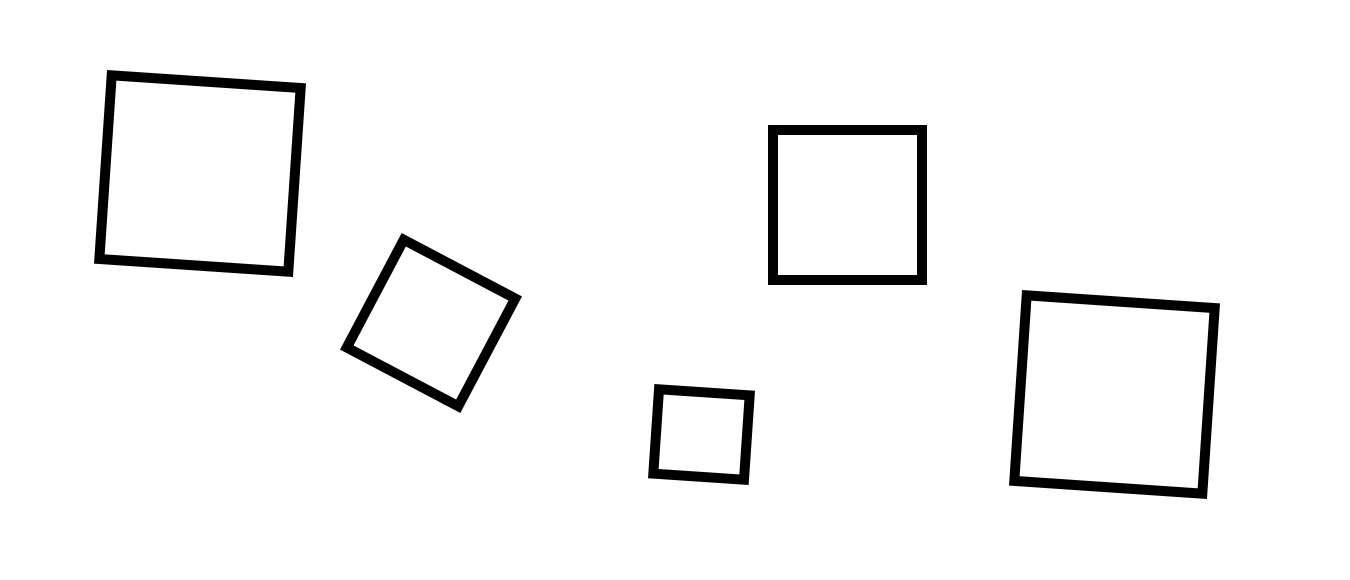
#> input picture squares3.png, 1350 x 580 px
$ python CntEdu.py
#> lines starting #> are read from the running program, lines starting #| are printed output that depends on the picture; after the words box and inside, x2 and y2 are one past the last pixel; in counts of white or black regions, pixels touching at a corner belong together
import cv2
import numpy as np


def is_square(contour, epsilon=0.05):
    # Approximate the contour shape
    approx = cv2.approxPolyDP(contour, epsilon * cv2.arcLength(contour, True), True)

    # A square will have 4 vertices
    if len(approx) == 4:
        # Check if the approximated contour forms a convex shape
        if cv2.isContourConvex(approx):
            # Calculate the lengths of each side and ensure they are approximately equal
            sides = [np.linalg.norm(approx[i] - approx[(i + 1) % 4]) for i in range(4)]
            max_side = max(sides)
            min_side = min(sides)
            if max_side - min_side < 0.1 * max_side:  # 10% tolerance on side lengths
                return True
    return False


def count_squares(image_path):
    # Load the image
#> called with image_path = 'squares3.png'
    image = cv2.imread(image_path)
#> image is the input picture: shape (580, 1350, 3); min 0, max 255, mean 245.4
    if image is None:
        print("Error: Image not found.")
        return

    # Convert to grayscale and blur
    gray = cv2.cvtColor(image, cv2.COLOR_BGR2GRAY)
    blurred = cv2.GaussianBlur(gray, (5, 5), 0)

    # Edge detection using Canny
    edges = cv2.Canny(blurred, 50, 150)
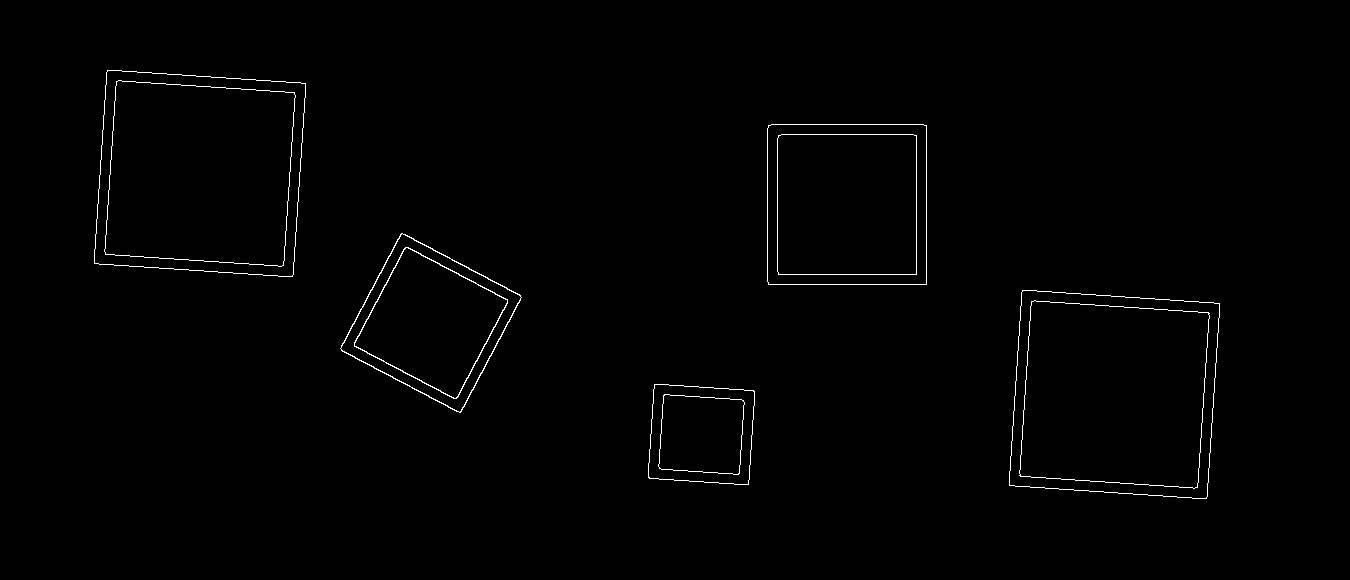
#> edges: shape (580, 1350); 0.79% white in thin lines or dots, all inside (x1, y1, x2, y2) = (94, 70, 1220, 499)

    # Find contours
    contours, _ = cv2.findContours(edges, cv2.RETR_EXTERNAL, cv2.CHAIN_APPROX_SIMPLE)
#> contours = 5 contours; box (x1, y1, x2, y2) and area: (1009, 290, 1220, 499) 38878, (94, 70, 306, 277) 38698, (767, 124, 927, 285) 25429, (340, 233, 522, 413) 18056, (648, 384, 755, 485) 9521

    square_count = 0

    # Loop through contours to find squares
    for contour in contours:
        if is_square(contour):
            square_count += 1
            # Draw the square on the original image
            cv2.drawContours(image, [contour], 0, (0, 255, 0), 3)
#> this loop made 5 passes
#> (approx in is_square, sides in is_square, max_side in is_square, min_side in is_square) on passes 1 to 5: ([[654, 384], [648, 477], [748, 484], [754, 391]], [93.19, 100.2, 93.19, 100.2], 100.2, 93.19), ([[1022, 290], [1009, 485], [1206, 498], [1219, 303]], [195.4, 197.4, 195.4, 197.4], 197.4, 195.4), ([[401, 233], [340, 348], [460, 412], [521, 297]], [130.2, 136, 130.2, 136], 136, 130.2), ([[768, 125], [768, 284], [926, 284], [926, 125]], [159, 158, 159, 158], 159, 158), ([[107, 70], [94, 263], [292, 276], [305, 83]], [193.4, 198.4, 193.4, 198.4], 198.4, 193.4)
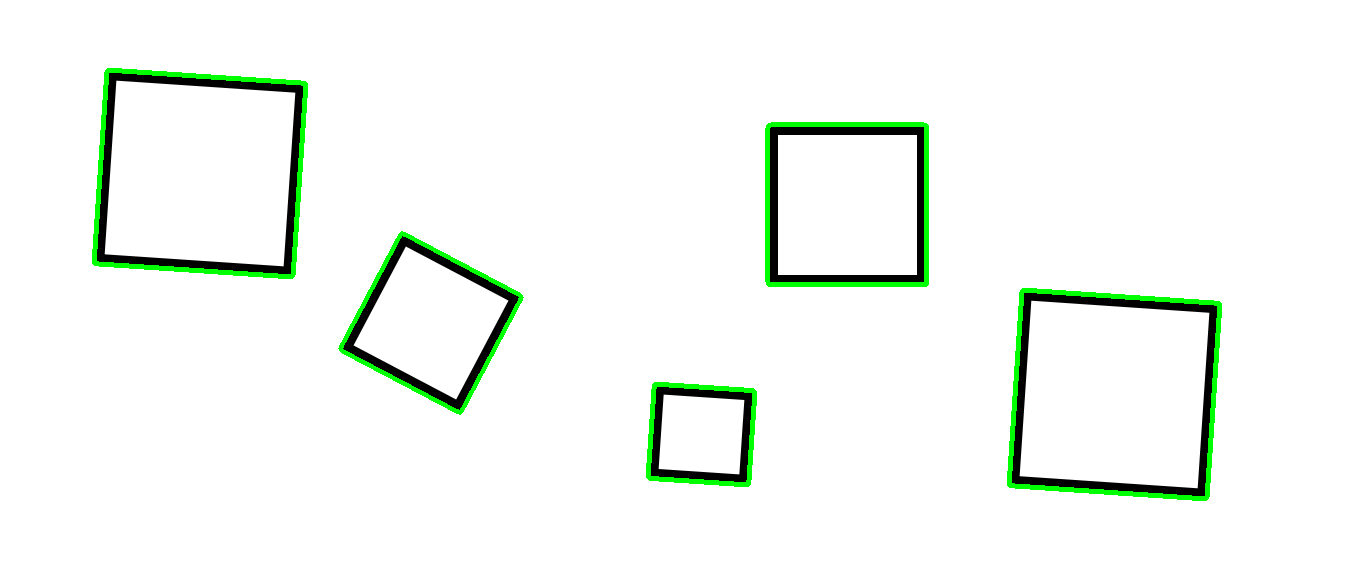
#> image: shape (580, 1350, 3); 1.95% of pixels changed, all inside (x1, y1, x2, y2) = (92, 68, 1222, 501)
#> after the loop, square_count = 5

    # Display the result
    print(f"Number of squares detected: {square_count}")
#| Number of squares detected: 5
    cv2.imshow("Detected Squares", image)
    cv2.waitKey(0)
    cv2.destroyAllWindows()


# Example usage
image_path = 'squares3.png'
count_squares(image_path)

$ run again, with squares2.png copied over squares3.png
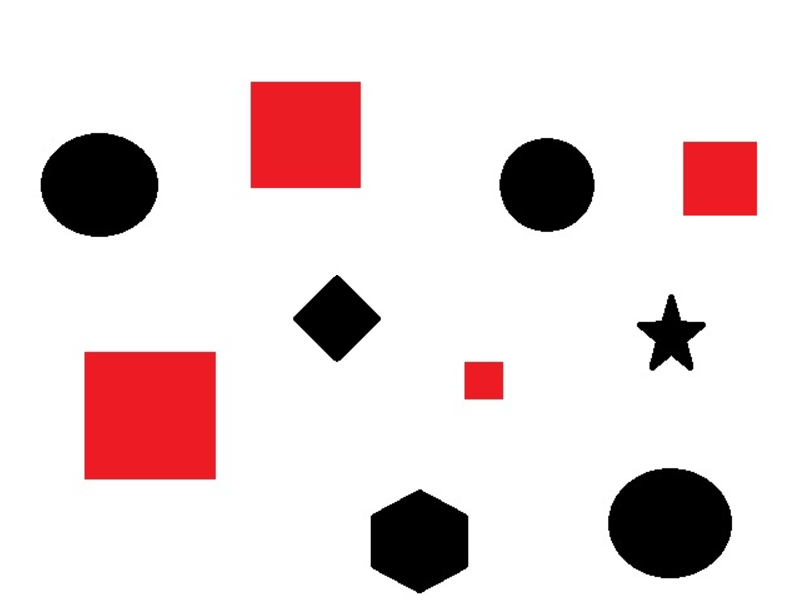
#> input picture squares2.png, 786 x 612 px
#> in count_squares, image is the input picture: shape (612, 786, 3); mean B, G, R 217.1, 216.4, 231.6
#> in count_squares, `edges = cv2.Canny(blurred, 50, 150)`:
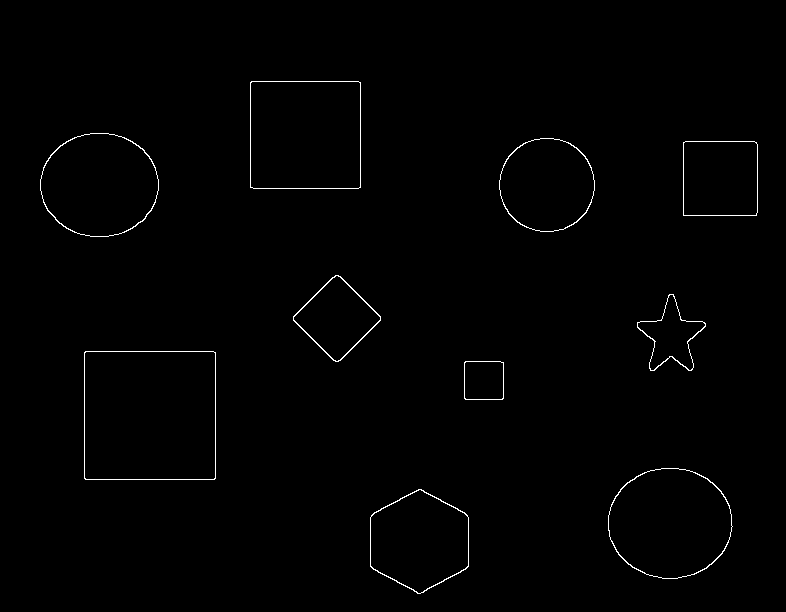
#> edges: shape (612, 786); 0.76% white in thin lines or dots, all inside (x1, y1, x2, y2) = (40, 81, 758, 594)
#> contours = 10 contours; largest, box (x1, y1, x2, y2) and area: (84, 351, 216, 480) 16765, (250, 81, 361, 189) 11764, (608, 468, 733, 579) 10720, (40, 133, 159, 237) 9606, (370, 489, 469, 594) 7721
#> the loop in count_squares, `for contour in contours:` made 10 passes
#> (approx in is_square, sides in is_square, max_side in is_square, min_side in is_square) on passes 2, 3, 4, 6: ([[650, 470], [610, 539], [694, 574], [729, 505]], [79.76, 91, 77.37, 86.41], 91, 77.37), ([[465, 361], [464, 398], [502, 399], [503, 362]], [37.01, 38.01, 37.01, 38.01], 38.01, 37.01), ([[84, 352], [85, 479], [215, 478], [215, 352]], [127, 130, 126, 131], 131, 126), ([[335, 275], [293, 320], [338, 361], [380, 316]], [61.55, 60.88, 61.55, 60.88], 61.55, 60.88)
#> after the loop in count_squares, `for contour in contours:`:
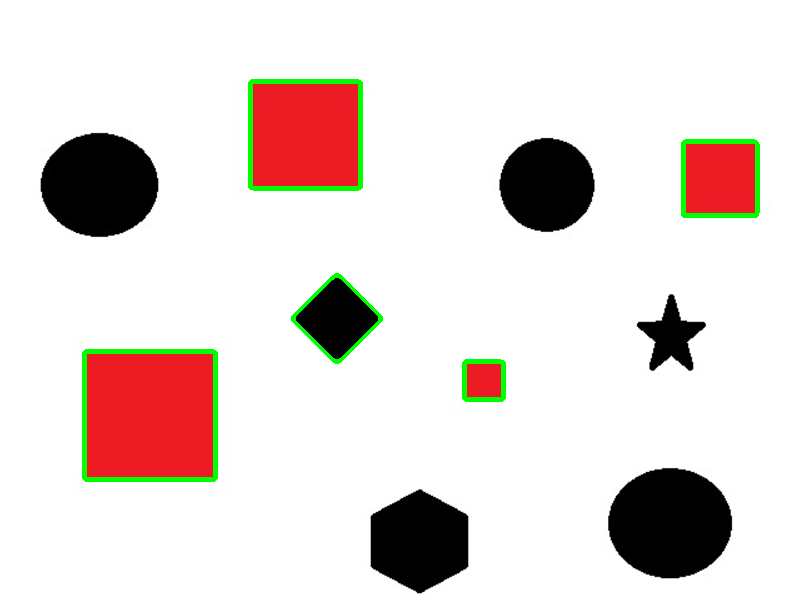
#> image: shape (612, 786, 3); 1.62% of pixels changed, all inside (x1, y1, x2, y2) = (82, 79, 760, 482)
#> after the loop in count_squares, `for contour in contours:`: square_count = 5
#| Number of squares detected: 5

$ run again, with squares.png copied over squares3.png
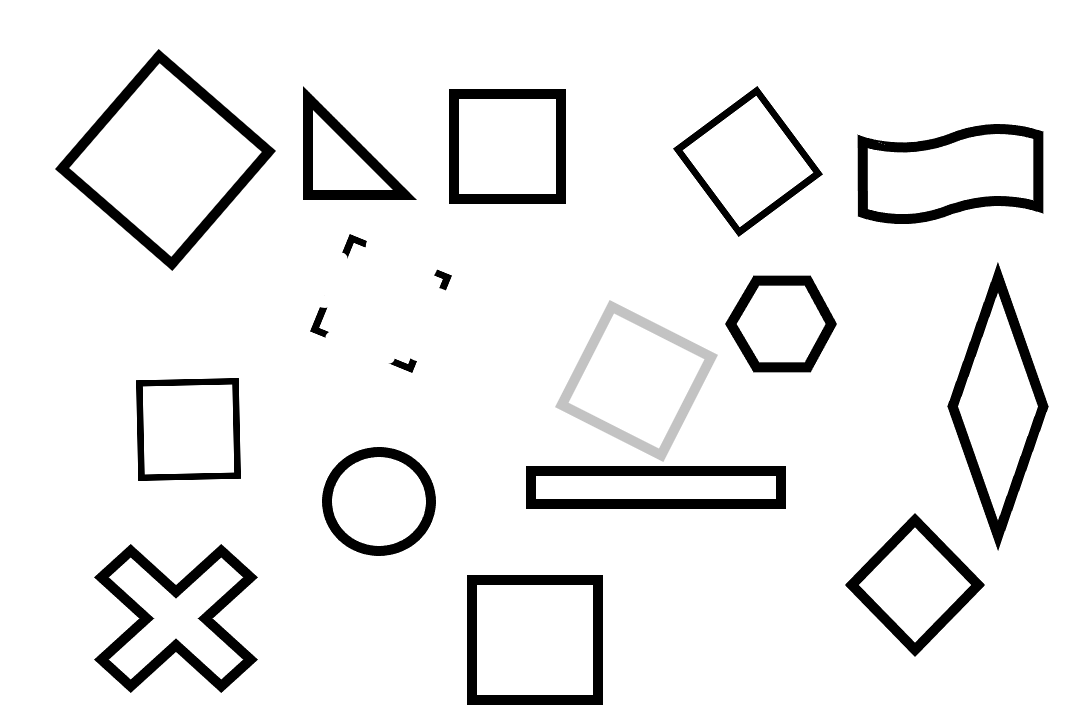
#> input picture squares.png, 1069 x 722 px
#> in count_squares, image is the input picture: shape (722, 1069, 3); min 0, max 255, mean 235.8
#> in count_squares, `edges = cv2.Canny(blurred, 50, 150)`:
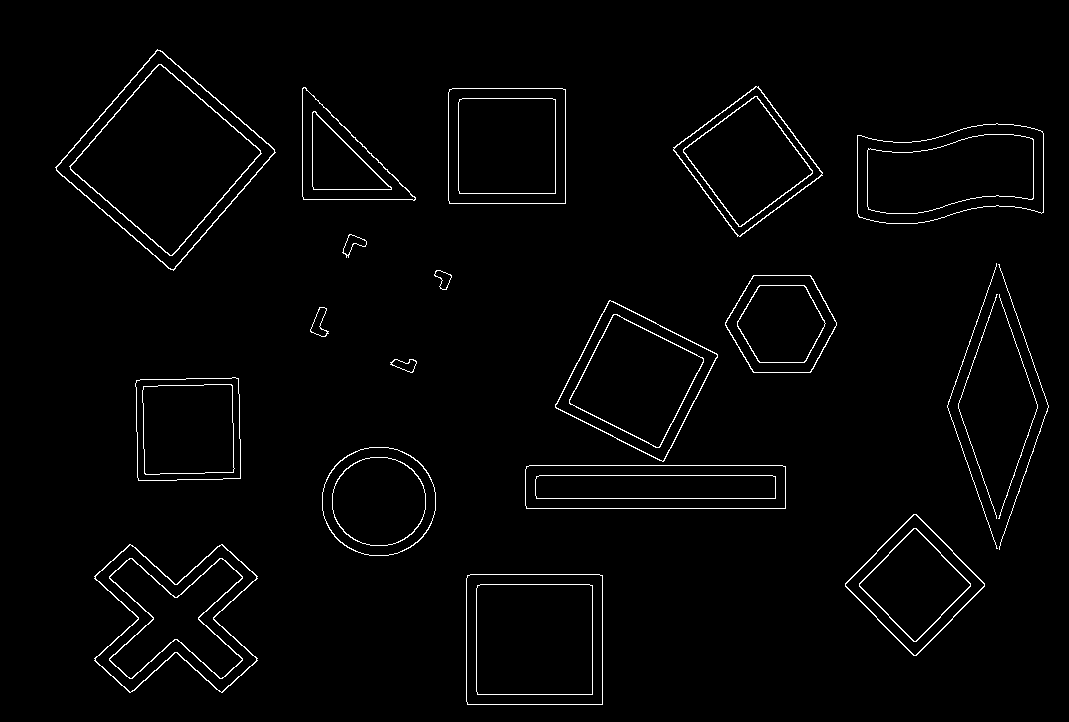
#> edges: shape (722, 1069); 1.9% white in thin lines or dots, all inside (x1, y1, x2, y2) = (55, 49, 1049, 705)
#> contours = 21 contours, 4 with area under 20; largest, box (x1, y1, x2, y2) and area: (55, 49, 276, 271) 24847, (466, 574, 603, 705) 17669, (857, 123, 1044, 224) 15194, (94, 544, 258, 693) 14742, (555, 300, 718, 462) 14710
#> the loop in count_squares, `for contour in contours:` made 21 passes
#> (approx in is_square, sides in is_square, max_side in is_square, min_side in is_square) on passes 1 to 4: ([[467, 575], [467, 704], [602, 704], [602, 575]], [129, 135, 129, 135], 135, 129), ([[129, 544], [94, 660], [222, 692], [257, 576]], [121.2, 131.9, 121.2, 131.9], 131.9, 121.2), ([[913, 514], [845, 586], [916, 655], [984, 583]], [99.04, 99.01, 99.04, 99.01], 99.04, 99.01), ([[525, 469], [526, 508], [785, 508], [782, 465]], [39.01, 259, 43.1, 257], 259, 39.01)
#> after the loop in count_squares, `for contour in contours:`:
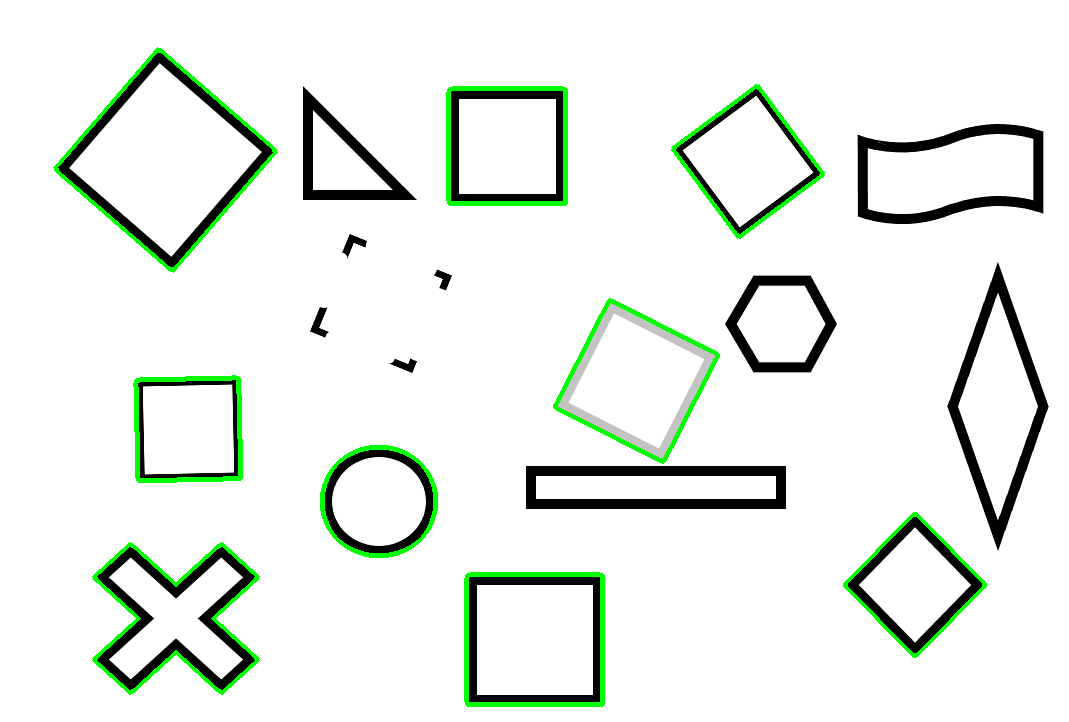
#> image: shape (722, 1069, 3); 2.43% of pixels changed, all inside (x1, y1, x2, y2) = (53, 47, 987, 707)
#> after the loop in count_squares, `for contour in contours:`: square_count = 9
#| Number of squares detected: 9
